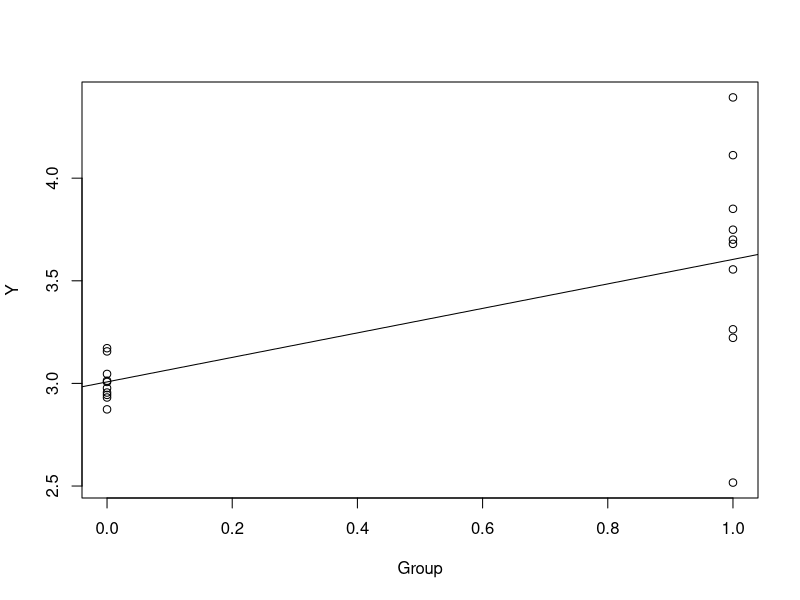
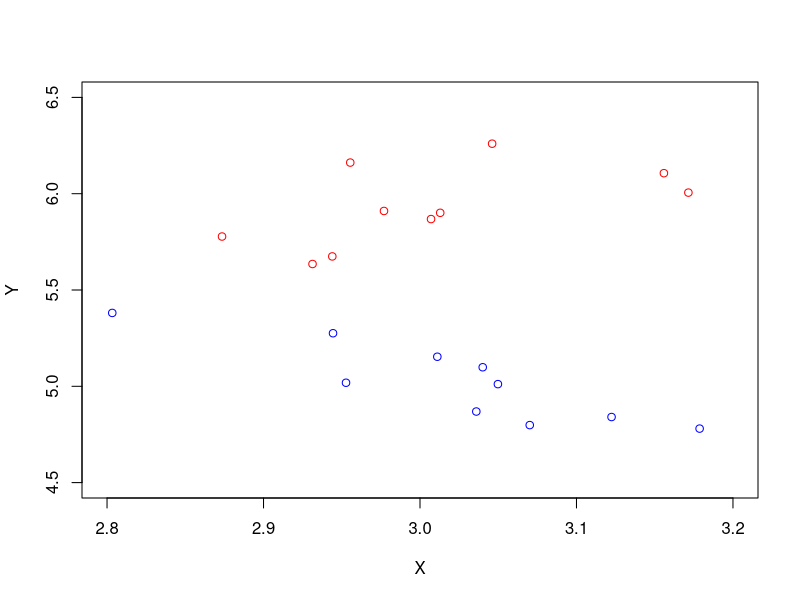
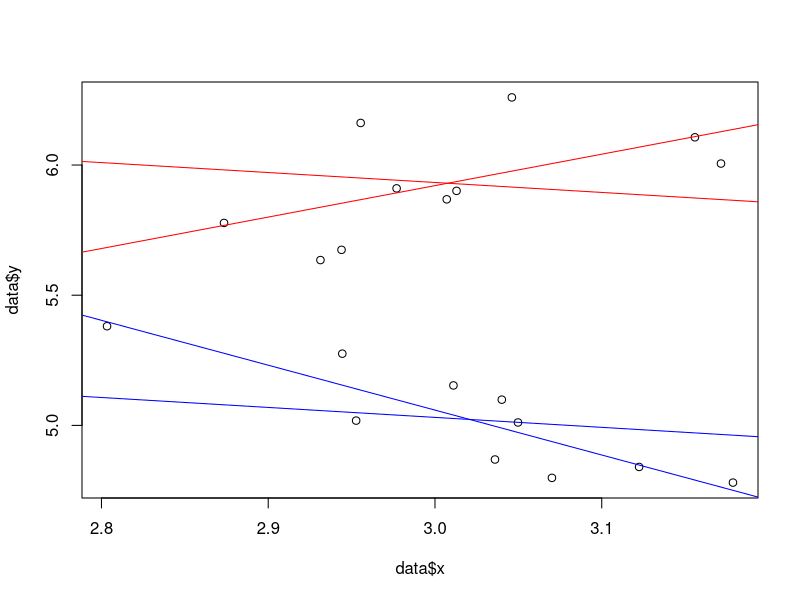
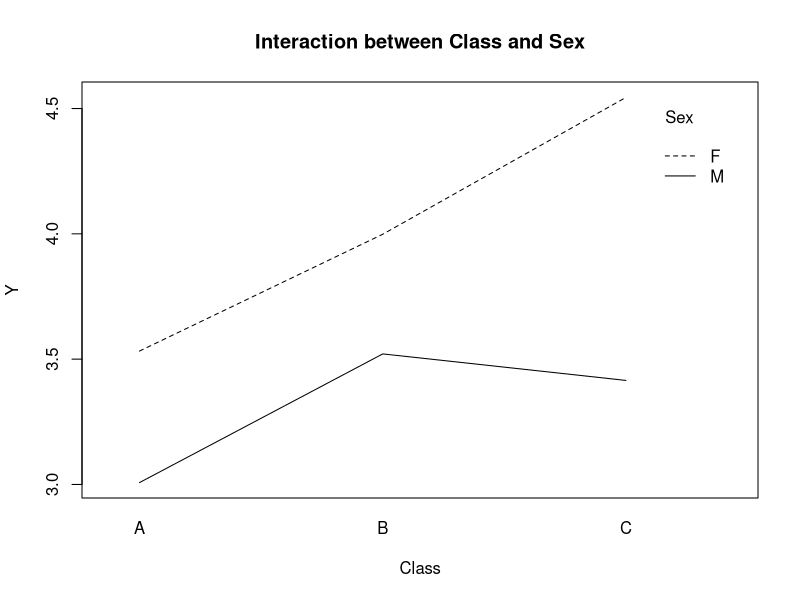
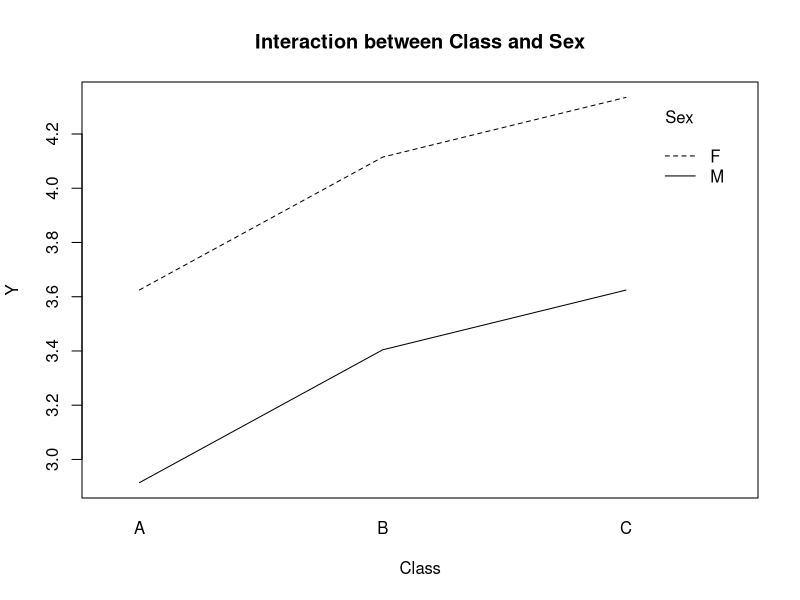
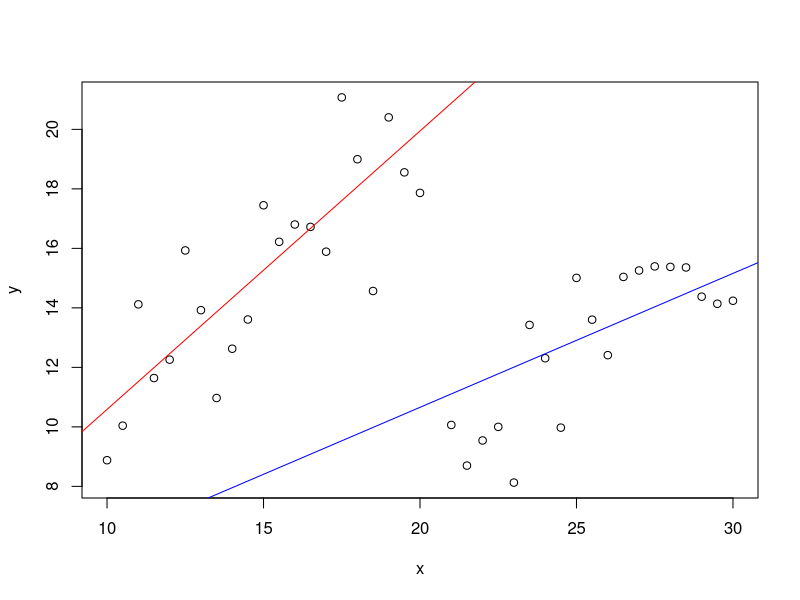
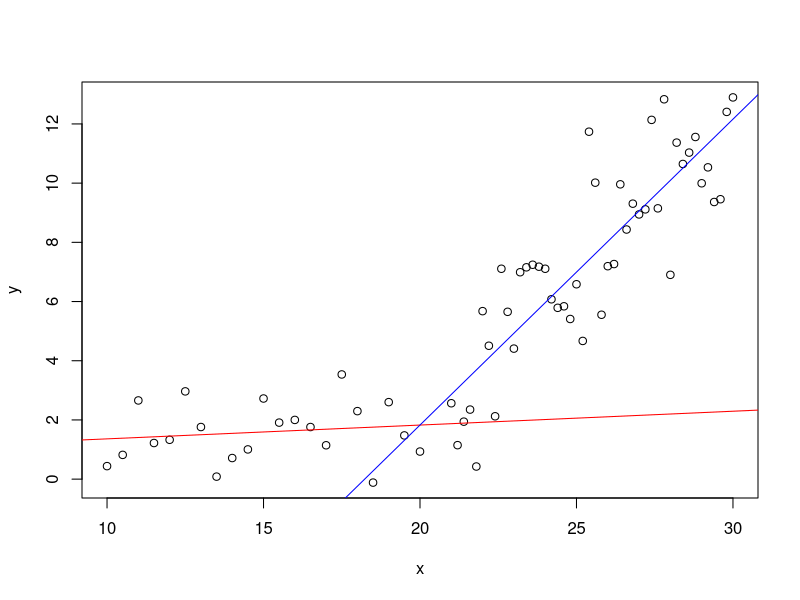

Write R code to recreate these figures, in order.
set.seed(123)
group1 <- rnorm(10, 3, 0.1)
group2 <- rnorm(10, 3.5, 0.5)

data <-
    data.frame(
        group = c(
            rep(0, length(group1)),
            rep(1, length(group2))
        ),
        data = c(group1, group2)
    )

plot(data$group, data$data, xlab = "Group", ylab = "Y")
fit <- lm(data$data ~ data$group)
abline(fit)

summary(fit)
confint(fit)

t.test(group2, group1, var.equal = TRUE)

mean(group1)
fit$coefficients["(Intercept)"]

mean(group2)
fit$coefficients["(Intercept)"] + fit$coefficients["data$group"]


set.seed(123)
group1 <- rnorm(10, 3, 0.1)
group2 <- rnorm(10, 3.5, 0.5)
group3 <- rnorm(10, 4, 0.3)

data <-
    data.frame(
        group = factor(c(
            rep(1, length(group1)),
            rep(2, length(group2)),
            rep(3, length(group3))
        )),
        data = c(group1, group2, group3)
    )
fit <- lm(data$data ~ data$group)

summary(fit)

mean(group1)
fit$coefficients["(Intercept)"]

mean(group2)
fit$coefficients["(Intercept)"] + fit$coefficients["data$group2"]

mean(group3)
fit$coefficients["(Intercept)"] + fit$coefficients["data$group3"]

summary(aov(data$data ~ data$group))

TukeyHSD(aov(data$data ~ data$group))

summary(fit)

pairwise.t.test(data$data, data$group, p.adj = "none")

aov(data$data ~ data$group)

set.seed(123)
x1 <- rnorm(10, 3, 0.1)
x2 <- rnorm(10, 3, 0.1)
x <- c(x1, x2)
data <-
    data.frame(
        group = c(
            rep(0, length(x1)),
            rep(1, length(x2))
        ),
        x = x,
        y = c(2 * x1 + rnorm(10, 0, 0.2), -2 * x2 + 11 + rnorm(10, 0, 0.2))
    )


plot(
    data$x[1:10], data$y[1:10],
    xlab = "X",
    ylab = "Y",
    col = "red",
    ylim = c(4.5, 6.5),
    xlim = c(2.8, 3.2)
)
points(data$x[11:20], data$y[11:20], col = "blue")

plot(data$x, data$y)

fit <- lm(y ~ x + group, data = data)
abline(
    fit$coefficients["(Intercept)"],
    fit$coefficients["x"],
    col = "red"
)
abline(
    fit$coefficients["(Intercept)"] + fit$coefficients["group"],
    fit$coefficients["x"],
    col = "blue"
)

fit <- lm(y ~ x + group + x * group, data = data)
abline(
    fit$coefficients["(Intercept)"],
    fit$coefficients["x"],
    col = "red"
)
abline(
    fit$coefficients["(Intercept)"] + fit$coefficients["group"],
    fit$coefficients["x"] + fit$coefficients["x:group"],
    col = "blue"
)

summary(lm(y ~ x + group, data = data))
summary(lm(y ~ x + group + x * group, data = data))

anova(
    lm(y ~ x + group, data = data),
    lm(y ~ x + group + x * group, data = data)
)

set.seed(123)
male_classA <- rnorm(10, 3, 0.1)
male_classB <- rnorm(10, 3.5, 0.1)
male_classC <- rnorm(10, 3.5, 0.2)
female_classA <- rnorm(10, 3.5, 0.1)
female_classB <- rnorm(10, 4, 0.2)
female_classC <- rnorm(10, 4.5, 0.2)

data <-
    data.frame(
        sex = factor(c(
            rep("M", 30),
            rep("F", 30)
        )),
        class = factor(c(
            rep("A", 10), rep("B", 10), rep("C", 10),
            rep("A", 10), rep("B", 10), rep("C", 10)
        )),
        y = c(
            male_classA, male_classB, male_classC,
            female_classA, female_classB, female_classC
        )
    )

fit <- lm(y ~ sex + class + sex * class, data = data)
summary(fit)

interaction.plot(
    data$class,
    data$sex,
    predict(fit, data[c("sex", "class")]),
    pch = c(16, 18),
    ylab = "Y",
    xlab = "Class",
    trace.label = "Sex",
    main = "Interaction between Class and Sex"
)

fit <- lm(y ~ sex + class, data = data)
summary(fit)

interaction.plot(
    data$class,
    data$sex,
    predict(fit, data[c("sex", "class")]),
    pch = c(16, 18),
    ylab = "Y",
    xlab = "Class",
    trace.label = "Sex",
    main = "Interaction between Class and Sex"
)

anova(
    lm(y ~ sex + class, data = data),
    lm(y ~ sex + class + sex * class, data = data)
)

anova(
    lm(y ~ 1, data = data),
    lm(y ~ class, data = data),
    lm(y ~ sex + class, data = data),
    lm(y ~ sex + class + sex * class, data = data)
)

anova(
    lm(y ~ 1, data = data),
    lm(y ~ sex, data = data),
    lm(y ~ sex + class, data = data),
    lm(y ~ sex + class + sex * class, data = data)
)


set.seed(123)
x1 <- seq(10, 20, 0.5)
y1 <- x1 + rnorm(length(x1), 0, 2)
x2 <- seq(21, 30, 0.5)
y2 <- 0.5 * x2 + rnorm(length(x2), 0, 2)
x <- c(x1, x2)
y <- c(y1, y2)
plot(x, y)

indicator <- ifelse(x < 20, 0, 1)
fit <- lm(y ~ x + indicator + x * indicator)
summary(fit)

abline(
    fit$coefficients["(Intercept)"],
    fit$coefficients["x"],
    col = "red"
)

abline(
    fit$coefficients["(Intercept)"] + fit$coefficients["indicator"],
    fit$coefficients["x"] + fit$coefficients["x:indicator"],
    col = "blue"
)

set.seed(123)
x1 <- seq(10, 20, 0.5)
y1 <- 0.1 * x1 + rnorm(length(x1), 0, 1)
x2 <- seq(21, 30, 0.2)
y2 <- x2 + rnorm(length(x2), 0, 2) - 18
x <- c(x1, x2)
y <- c(y1, y2)
plot(x, y)

indicator <- ifelse(x < 20, 0, 1)
x2 <- x * indicator - 20 * indicator
fit <- lm(y ~ x + x2)

abline(
    fit$coefficients["(Intercept)"],
    fit$coefficients["x"],
    col = "red"
)

abline(
    fit$coefficients["(Intercept)"] +  fit$coefficients["x2"] * -20,
    fit$coefficients["x"] + fit$coefficients["x2"],
    col = "blue"
)
